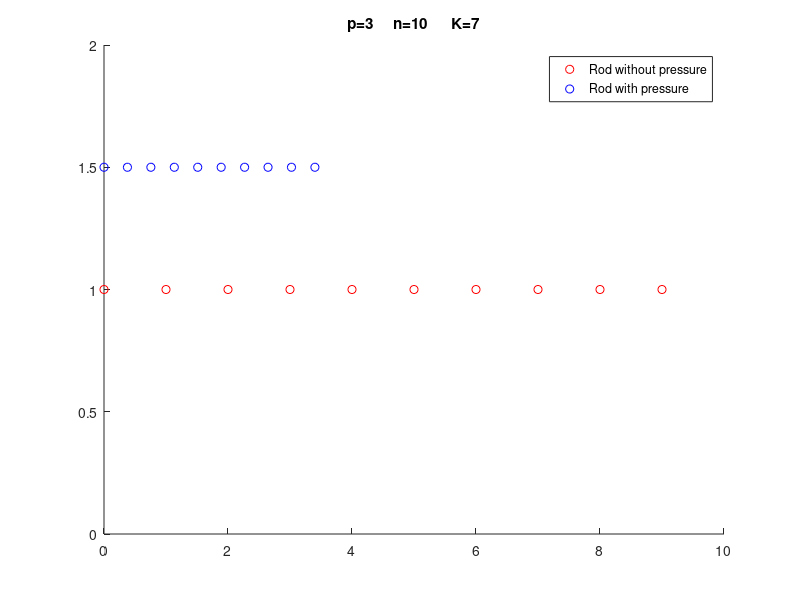
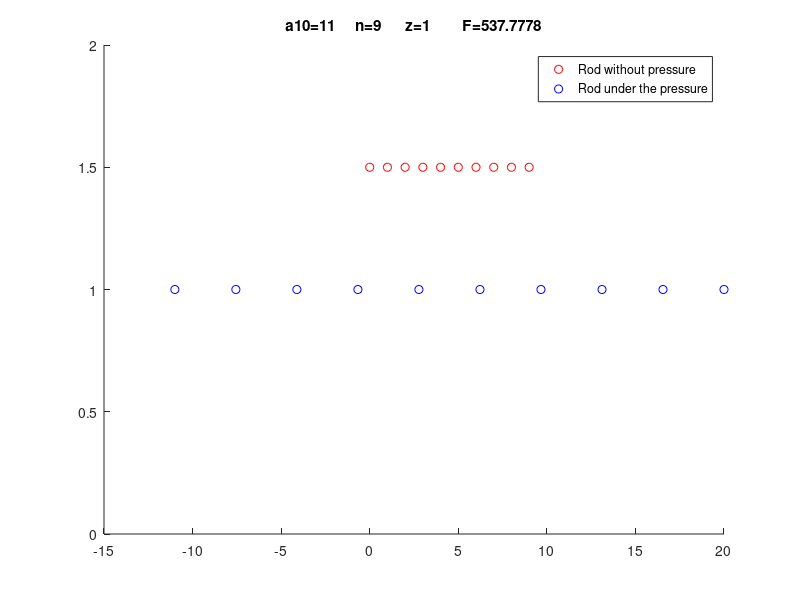
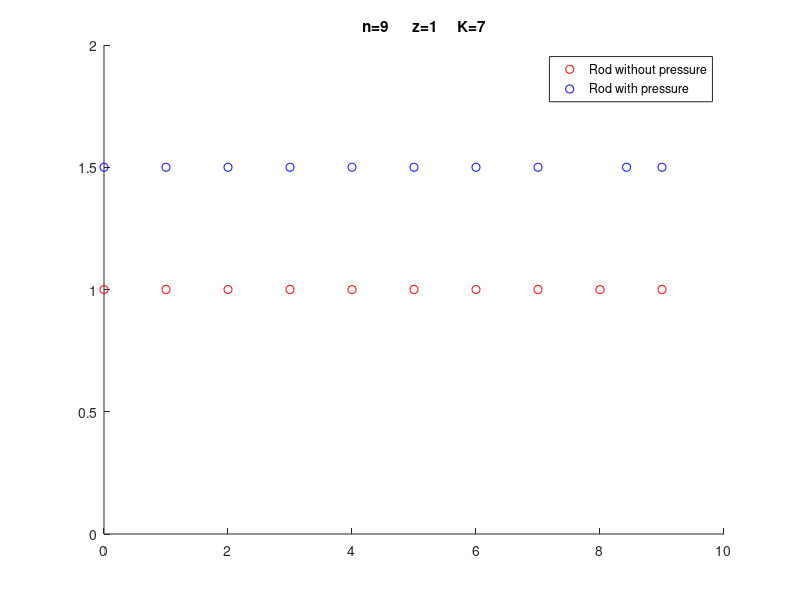

These charts were generated, in order, by the following MATLAB code: (Note: this script raises an error after producing the figures.)
%вычисление координат атомов в стержне при известном давлении на правый
%конец при закрепленном левом конце
clear
clc

n=10; % Число "атомов" в стержне
K=7; % модуль жесткости стержня

x=linspace(0,n-1, n);
u=zeros(1,n);
s=zeros(1,n);

p=3; % Давление на правый конец

s=s-p; % Формула 2.7 и 2.9 для 1D случая превращаются в однородность давления по всему стержню
u=1/(K)*s; %Формула 4.7 (в знаменателе 3 меняется на 1 т.к. размерность 1D)

x1=x.*sqrt(1+2*u); % Формула в начале стр.11

figure
title(['p=', num2str(p), '     n=', num2str(n), '      K=', num2str(K)])
hold on
plot(x, zeros(1,n)+1, 'ro')
plot(x1, zeros(1,n)+1.5, 'bo')
ylim([0 2])
legend('Rod without pressure','Rod with pressure')
%% горцы вычисление энергии
clc 
clear

a=rand(1,10); 
% a=[0.1 0.15 0.05 0.07 0.11 0.12 0.12 0.05 0.1 0.14];

K=4;

for i=1:numel(a)-1
    u(i)=a(i+1)-a(i);
end

f= K*u.*u;

F=sum(f)

%% задача про растяжение/сжатие стержня на определенную величину
clc 
clear

n=10; %Кол-во атомов в стержне
z=1;% Межатомное расстояние
K=10; %Коэф. жесткости
a10= 11; %Граничные условия (на сколько оттягиваем левый конец);
a1=-11; %Гр.усл. левый конец закреплен

a=zeros(1,n);
a(1)=a1;
a(10)=a10;

F= @(y)K*((y(2)-a(1))^2+(y(3)-y(2))^2+(y(4)-y(3))^2+(y(5)-y(4))^2+(y(6)-y(5))^2+(y(7)-y(6))^2+(y(8)-y(7))^2+(y(9)-y(8))^2+(a(10)-y(9))^2);
% F= @(y)K*((y(2)-y(1))^2+(y(3)-y(2))^2+(y(4)-y(3))^2+(y(5)-y(4))^2+(y(6)-y(5))^2+(y(7)-y(6))^2+(y(8)-y(7))^2+(y(9)-y(8))^2+(y(10)-y(9))^2);


[y, fmin]= fminunc(F,a);

for i=1:n
    x(i)=(i-1)*z+y(i);
    x1(i)=(i-1)*z;
end

figure
hold on
title(['a10=', num2str(a10), '     n=', num2str(n-1), '      z=', num2str(z), '        F=', num2str(fmin)])
plot(x1, zeros(1,n)+1.5, 'ro')
plot(x, zeros(1,n)+1, 'bo')
ylim([0 2])
legend('Rod without pressure','Rod under the pressure')

%% задача как в первой секции, только через горцев (не работает)
clc 
clear




n=10; %Кол-во атомов в стержне
u=zeros(1,n-1);
a=zeros(1, n);
z=1;% Межатомное расстояние
K=7; %Коэф. жесткости
p=3 % Давление на правый конец
a1=0; %Гр.усл. левый конец закреплен

u(n-1)= -p/K;


F= @(y)abs((y(2)-a(1))+(y(3)-y(2))+(y(4)-y(3))+(y(5)-y(4))+(y(6)-y(5))+(y(7)-y(6))+(y(8)-y(7))+(y(9)-y(8))+(u(n-1)));

%abs((y(2)-a(1))+(y(3)-y(2))+(y(4)-y(3))+(y(5)-y(4))+(y(6)-y(5))+(y(7)-y(6))+(y(8)-y(7))+(y(9)-y(8))+(u(n-1)))*
[y, fmin]= fminunc(F,a);

for i=1:n
    x(i)=(i-1)*z+y(i);
    x1(i)=(i-1)*z;
end

figure
hold on
title(['     n=', num2str(n-1), '      z=', num2str(z),'     K=', num2str(K)])
plot(x1, zeros(1,n)+1, 'ro')
plot(x, zeros(1,n)+1.5, 'bo')
ylim([0 2])
legend('Rod without pressure','Rod with pressure')



%% 1D
clc 
clear

n=10; %Кол-во атомов в стержне
z=1;% Межатомное расстояние
K=10; %Коэф. жесткости
a10= 0.2; %Граничные условия (на сколько оттягиваем левый конец);
a1=0; %Гр.усл. левый конец закреплен

a=zeros(1,n);
a(1)=a1;
a(10)=a10;


c11 = 1;
c12 = 0.5;
c44 = 0.5;

ax = linspace(a1,a10,n)

L = 10;
dx = L/n;

uxx0 = diff(ax)/dx


F_cub_2d_arr = @(c11,c12,c44,uxx,uyy,uxy)   1/2 * c11*(uxx.^2+uyy.^2)   + c12*(uxx.*uyy) + 2*c44*(uxy.^2);


F_cub_2d = @(c11,c12,c44,uxx,uyy,uxy) sum(sum(F_cub_2d_arr(c11,c12,c44,uxx,uyy,uxy)));

F_cub_2d_arr(c11,c12,c44,uxx0, uxx0*0, uxx0*0)

F_cub_2d(c11,c12,c44,uxx0, uxx0*0, uxx0*0)

%% Minimize it (1D)
N = 50;
dx = L/N;
a_arr_0 = linspace(0,1,N)
func_uxx = @(a_arr, dx) diff(a_arr)/dx;

optfunc = @(a_arr) F_cub_2d(c11,c12,c44,func_uxx(a_arr,dx), func_uxx(a_arr,dx)*0, func_uxx(a_arr,dx)*0);
checkfunc = @() fmincon(optfunc,a_arr_0,[],[],Aeq,beq, lb,ub,nonlcon,options);
%[a_arr1, fmin]= fminunc(optfunc,a_arr_0)

Aeq = zeros(N,N); Aeq(1,1) = 1; Aeq(N,N) = 1;
beq = zeros(N,1); beq(N) = 3;

lb = [];
ub = [];
nonlcon = [];

% options = optimoptions(@fmincon,'MaxFunctionEvaluations',20000000,'Algorithm', 'sqp','Display','iter', 'MaxIterations', 3000);
options = optimoptions(@fmincon,'MaxFunctionEvaluations',20000000, 'Algorithm', 'sqp', 'Display','iter', 'MaxIterations', 3000);

tic
[a_arr1, fmin]= fmincon(optfunc,a_arr_0,[],[],Aeq,beq, lb,ub,nonlcon,options)
toc

figure
hold on
grid on
title("N = " + N);
plot(a_arr1, "DisplayName", ['N = ' N]);
%% time/number dependence
numIt = 10;
N = zeros(1,numIt);
t = zeros(1,numIt);
for i=1:numIt
    N(i) = i*100;
    dx = L/N(i);
    a_arr_0 = linspace(0,1,N(i));
    func_uxx = @(a_arr, dx) diff(a_arr)/dx;
    optfunc = @(a_arr) F_cub_2d(c11,c12,c44,func_uxx(a_arr,dx), func_uxx(a_arr,dx)*0, func_uxx(a_arr,dx)*0);
    Aeq = zeros(N(i),N(i)); Aeq(1,1) = 1; Aeq(N(i),N(i)) = 1;
    beq = zeros(N(i),1); beq(N(i)) = 3;
    lb = [];
    ub = [];
    nonlcon = [];
    checkfunc = @() fmincon(optfunc,a_arr_0,[],[],Aeq,beq, lb,ub,nonlcon,options);
    options = optimoptions(@fmincon,'MaxFunctionEvaluations',20000000,'Algorithm', 'sqp', 'MaxIterations', 3000);
    t(i) = timeit(checkfunc);
end
figure
hold on
grid on
title("dependence of time on quantity");
xlabel("N", "Fontsize",18)
ylabel("t, second","Fontsize",18)

plot(N(1:end), t(1:end), "DisplayName", ['N = ' N]);
savefig(['C:\Users\User\Labs\Matlab\resilience\temedep.fig'])
%% 2D
clc 
clear

n=10; %Кол-во атомов в стержне
z=1;% Межатомное расстояние
K=10; %Коэф. жесткости
a10= 0.2; %Граничные условия (на сколько оттягиваем левый конец);
a1=0; %Гр.усл. левый конец закреплен

a = zeros(n, n, 2);
a(n, n, 1) = 3;
a(n, n, 2) = 3;
a
% a(1)=a1;
% a(10)=a10;


c11 = 1;
c12 = 0.5;
c44 = 0.5;


L = z*n;
dx = L/n;
dy = L/n;

uxx0 = diff(a(:, :, 1))/dx;
uyy0 = diff(a(:, :, 2))/dy;
uxy0 = 1/2 * (diff(a(:, :, 1))/dy + diff(a(:, :, 2))/dx);


F_cub_2d_arr = @(c11,c12,c44,uxx,uyy,uxy)   1/2 * c11*(uxx.^2+uyy.^2)   + c12*(uxx.*uyy) + 2*c44*(uxy.^2);


F_cub_2d = @(c11,c12,c44,uxx,uyy,uxy) sum(sum(F_cub_2d_arr(c11,c12,c44,uxx,uyy,uxy)));

a_arr_new = F_cub_2d_arr(c11,c12,c44,uxx0, uyy0, uxy0)

F = F_cub_2d(c11,c12,c44,uxx0, uyy0, uxy0)

%% !!!NEW!!! Minimize 
N = 10;
dx = L/N;
dy = L/N;
a_arr = zeros(N, N, 2);
a_arr_0 = reshape(a_arr, [1, 2*N*N]);

func_arr = @(a_arr, N) reshape(a_arr, [N, N, 2]);
func_uxx = @(a_arr, dx) diff(a_arr(:, 1:N-1, 1), 1, 1)/dx;
func_uyy = @(a_arr, dy) (diff(a_arr(1:N-1, :, 2), 1, 2)/dy);
func_uxy_x = @(a_arr, dx) diff(a_arr(:, 1:N-1, 2), 1, 1)/dx;
func_uxy_y = @(a_arr, dy) diff(a_arr(1:N-1, :, 1), 1, 2)/dy;
func_uxy = @(a_arr, dx, dy) 1/2 * (abs(func_uxy_x(a_arr, dx)) + abs(func_uxy_y(a_arr, dy)));

F_cub_2d = @(c11,c12,c44,uxx,uyy,uxy) sum(sum(1/2 * c11*(uxx.^2))) + sum(sum(1/2 * c11*(uyy.^2)))   + sum(sum(c12*(uxx.*uyy))) + sum(sum(2*c44*(uxy.^2)));

optfunc = @(a_arr) F_cub_2d(c11,c12,c44,func_uxx(func_arr(a_arr, N),dx), func_uyy(func_arr(a_arr, N), dy), func_uxy(func_arr(a_arr, N), dx, dy));


x = linspace(-1, 1, N);


Aeq = zeros(2*N*N,2*N*N);
for i=0:(N-1)
    Aeq(i*N+1,i*N+1) = 1;
    Aeq(N*N+i*N+1,N*N+i*N+1) = 1;
end

% Aeq(1,1) = 1; 
% Aeq(N*N+1,N*N+1) = 1;
% Aeq(N,N) = 1; 
% Aeq(N*N+N,N*N+N) = 1;
% % Aeq(N*(N-1)+1,N*(N-1)+1) = 1; 
% % Aeq(N*N+N*(N-1)+1,N*N+N*(N-1)+1) = 1;
% % Aeq(N*N,N*N) = 1; 
% % Aeq(2*N*N,2*N*N) = 1;



beq = zeros(2*N*N, 1);
for i=0:(N-1)
    beq(i*N+1, 1) = 0;
    beq(N*N+i*N+1, 1) = x(i+1);
end

% beq = zeros(2*N*N, 1); 
% beq(1, 1) = -7;
% beq(N, 1) = 7; 
% beq(N*(N-1)+1, 1) = 0;
% beq(N*N, 1) = 0;
% %Это не нужно, но я для себя написал Г.У. Можно закоментить.
% beq(N*N+N, 1) = 0; 
% beq(N*N+N*(N-1)+1, 1) = 0;
% beq(2*N*N, 1) = 0;
% Aeq

%x - смещение по ox вправо и влево. y - смещение по oy вверх и вниз
% for i=1:N
%     beq()
% end

lb = [];
ub = [];
nonlcon = [];

% options = optimoptions(@fmincon,'MaxFunctionEvaluations',20000000,'Algorithm', 'sqp','Display','iter', 'MaxIterations', 3000);
options = optimoptions(@fmincon,'MaxFunctionEvaluations',20000000, 'Algorithm', 'sqp', 'Display','iter', 'MaxIterations', 1000);
% 
tic
[a_arr1, fmin]= fmincon(optfunc,a_arr_0,[],[],Aeq,beq, [],[],[],options);
toc

a_arr1 = func_a_arr(a_arr1, N);
Cord=[]
for i=1:N
for j=1:N
Cord(i,j,1)=i+a_arr1(i,j,1);
Cord(i,j,2)=j+a_arr1(i,j,2);
end
end

figure
hold on
for i=1:N
for j=1:N
plot(Cord(i,j,1), Cord(i,j,2), 'ro');
end
end
% figure
% hold on
% grid on
% title("N = " + N);
% plot(a_arr1(:, :, 1), a_arr1(:, :, 2), "DisplayName", ['N = ' N]);


%% Test

a_arr = randi([0 10], 4, 4)
l = 1;
nd_arr=zeros(numel(a_arr(:,1)), numel(a_arr(1,:)));
switch l
    case 1
        d_arr = diff(a_arr, 1, 2);
        for i=1:numel(a_arr(:,1))
            for j=1:numel(a_arr(1,:))-1
                nd_arr(i,j)=nd_arr(i,j) + d_arr(i,j)/2;
                nd_arr(i,j+1) = nd_arr(i,j+1) + d_arr(i,j)/2;
            end
        end
    case 2
        d_arr = diff(a_arr, 1, 1);
        for j=1:numel(a_arr(1,:))
            for i=1:numel(a_arr(:,1))-1
                nd_arr(i,j)=nd_arr(i,j) + d_arr(i,j)/2;
                nd_arr(i+1,j) = nd_arr(i+1,j) + d_arr(i,j)/2;
            end
        end
end
diff(a_arr, 1, 2)
nd_arr

%% test gradient
a_arr = randi([0 10], 4, 4)
[grad_xx, grad_xy] = gradient(a_arr)

%% Domen 1D
clc 
clear

N=100; %Кол-во атомов в стержне

L = 1;

v_arr = rand(N, 1);

A = -0.7; %A<0
B = 0.3; %B>0
D = 0.001;


dx = L/N;

F_domen_cub_1d_arr = @(A, B, v)   A*(v.^2) + B*(v.^4);

F_domen_cub_1d = @(A, B, v) sum(F_domen_cub_1d_arr(A, B, v));

F_domen_gradient_1d_arr = @(D, dx,  v) D*(diff(v)/dx).^2;

F_domen_gradient_1d =  @(D, dx, v) sum(F_domen_gradient_1d_arr(D, dx, v));

domen_optfunc = @(v) F_domen_cub_1d(A, B,v) + F_domen_gradient_1d(D, dx, v);

options = optimoptions(@fmincon,'MaxFunctionEvaluations',20000000, 'Display','iter', 'MaxIterations', 200);

Aeq = zeros(N,1); Aeq(1,1) = 1; Aeq(N,N) = 1;
beq = zeros(N,1); beq(1) = 1.08; beq(N) = -1.08;
% 
% F = domen_optfunc(domen_arr)
% 
tic
[a_arr1, fmin]= fmincon(domen_optfunc,v_arr,[],[],Aeq,beq,[],[],[],options)
toc

xx = 1:1:N;

figure;
plot(xx, a_arr1);

%% Interaction 1D
clc 
clear

N=20; %Кол-во атомов в стержне

L = 1;
dx = L/N;

a=zeros(N, 1);

% v_arr = rand(N, 1);
v_arr = zeros(N, 1);

opt_arr = zeros(2*N, 1);
opt_arr(1:N, 1) = a;
opt_arr(N+1:end, 1) = v_arr;

c11 = 1;
c12 = 0.5;
c44 = 0.5;

A = -0.7; %A<0
B = 0.3; %B>0
D = 0.001;
E = 0.5;

uxx0 = zeros(N-1, 1);
uxx = @(a, dx) diff(a)/dx;


F_cub_1d_arr = @(c11,c12,c44,a, dx)   1/2*c11*(uxx(a, dx).^2);


F_cub_1d = @(c11,c12,c44,a,dx) sum(F_cub_1d_arr(c11,c12,c44,a,dx));
% 
% F_cub_1d_arr(c11,c12,c44,uxx0, uxx0*0, uxx0*0)
% 
% F_cub_1d(c11,c12,c44,uxx0, uxx0*0, uxx0*0)





F_domen_cub_1d_arr = @(A, B, v)   A*(v.^2) + B*(v.^4);

F_domen_cub_1d = @(A, B, v) sum(F_domen_cub_1d_arr(A, B, v));

F_domen_gradient_1d_arr = @(D, dx,  v) D*(diff(v)/dx).^2;

F_domen_gradient_1d =  @(D, dx, v) sum(F_domen_gradient_1d_arr(D, dx, v));

domen_optfunc = @(v) F_domen_cub_1d(A, B,v) + F_domen_gradient_1d(D, dx, v);

F_dependence_arr = @(E, v, a, dx) E*v.*uxx(a, dx);

F_dependence = @(E, v, a, dx) sum(F_dependence_arr(E, v, a, dx));

opt_func = @(arr) domen_optfunc(arr(N+1:end, 1)) + F_cub_1d(c11,c12,c44,arr(1:N, 1), dx) + F_dependence(E, arr(N+2:end, 1), arr(1:N, 1), dx);

options = optimoptions(@fmincon,'MaxFunctionEvaluations',20000000, 'Display','iter', 'MaxIterations', 1300, 'OutputFcn', @domen_plot);

Aeq = zeros(2*N,2*N); Aeq(1,1) = 1; Aeq(N,N) = 1; Aeq(N+1,N+1) = 1; Aeq(2*N,2*N) = 1;
beq = zeros(2*N,1); beq(1) = 0; beq(N) = 0.3; beq(N+1) = 1.08; beq(2*N) = -1.08;
% 
% F = domen_optfunc(domen_arr)
% 
figure;
tic
[a_arr1, fmin]= fmincon(opt_func,opt_arr,[],[],Aeq,beq,[],[],[],options)
toc

xx = 1:1:N;
% 

%%
xx_u = 1:1:N-1;
figure;
plot(xx, a_arr1(1:N, 1));
% figure;
% plot(xx, a_arr1(N+1:end, 1));
% figure;
% plot(xx_u, uxx(a_arr1(1:N, 1), dx))

%% Domen 2D
clc 
clear

N=5; %Кол-во атомов в стержне
z=1;% Межатомное расстояние

b_arr = rand(N, N, 2);
% b_arr = zeros(N, N, 2);
% b_arr(1, 1, 1) = 0.008;
% b_arr(1, 1, 2) = 0;
% b_arr = -1 + 2*rand(N, N, 2);
b_arr_0 = reshape(b_arr, [1, 2*N*N]);


Ax = -0.7; %A<0
Ay = -0.7; %A<0
Bx = 0.3; %B>0
By = 0.3; %B>0


L = z*N;
dx = L/N;
dy = L/N;



F_domen_cub_2d_arr = @(A, B, arr)   A*(arr.*arr) + B*(arr.*arr.*arr.*arr)


F_domen_cub_2d = @(A, B, arr) sum(sum(F_domen_cub_2d_arr(A, B, arr)));

b_arr_new = F_domen_cub_2d_arr(A, B, b_arr)

F = F_domen_cub_2d(A, B, b_arr)

domen_optfunc = @(arr) F_domen_cub_2d(A, B, arr);

options = optimoptions(@fmincon,'MaxFunctionEvaluations',20000000, 'Display','iter', 'MaxIterations', 3000);
% 
tic
[a_arr1, fmin]= fmincon(domen_optfunc,b_arr_0,[],[],[],[],[],[],[],options)
toc
arr_itog = reshape(a_arr1, N, N, 2)

% Очень странно работает. При начальном нуле не работает. При разных
% начальных значениях может выдавать различные доменные варианты.
% (Странности при 1, 2, 5, 0.002, 0.008



%% Interaction 3D
clc 
clear

N=7; %Кол-во атомов в стержне

elastic_arr = zeros(N, N, N, 3);
% dom_arr = rand(N, N, N, 3);
dom_arr = zeros(N, N, N, 3);
work_arr = zeros(N, N, N, 6);
work_arr(:, :, :, 1:3) = elastic_arr;
work_arr(:, :, :, 4:6) = dom_arr;

opt_arr = reshape(work_arr, [1, 6*N*N*N]);

L = 1;
dx = L/N;
dy = L/N;
dz = L/N;

% Constants for elastic-elastic
c11 = 27.5;
c12 = 17.9;
c44 = 5.43;

% Constants for diff polarization-polarization
G11 = 51;
G14 = 0;
G44 = 2;

% Constant for polarization
a1 = -3.712;
a11 = 6.079;
a12 = 1.303;
a111 = 1.294;
a112 = -1.95;
a123 = -2.5;
a1111 = 3.863;
a1112 = 2.529;
a1122 = 1.637;
a1123 = 1.367;

% Constants for elastic-polarization
q11 = 14.2;
q12 = -0.74;
q44 = 1.57;

energy_domen_3d = @(domen_arr) sum(sum(sum( ...
    domen_arr_3d(a1, a11, a12, a111, a112, a123, a1111, a1112, a1122, ...
    a1123, domen_arr(:, :, :, 1), domen_arr(:, :, :, 2), ...
    domen_arr(:, :, :, 3)))));

energy_elasticity_3d = @(a_arr) sum(sum(sum(elasticity_arr_3d(c11,c12,c44,...
    func_u_3d(func_arr_3d(a_arr, N), 1, 1, dx, dx), ...
    func_u_3d(func_arr_3d(a_arr, N), 2, 2, dy, dy), ...
    func_u_3d(func_arr_3d(a_arr, N), 3, 3, dz, dz), ...
    func_u_3d(func_arr_3d(a_arr, N), 1, 2, dx, dy), ...
    func_u_3d(func_arr_3d(a_arr, N), 2, 3, dy, dz), ...
    func_u_3d(func_arr_3d(a_arr, N), 1, 3, dx, dz)...
    ))));

energy_interaction_3d = @(a_arr, domen_arr) sum(sum(sum(interaction_arr_3d(q11, q12, q44, ...
    func_u_3d(a_arr, 1, 1, dx, dx), ...
    func_u_3d(a_arr, 2, 2, dy, dy), ...
    func_u_3d(a_arr, 3, 3, dz, dz), ...
    func_u_3d(a_arr, 1, 2, dx, dy), ...
    func_u_3d(a_arr, 2, 3, dy, dz), ...
    func_u_3d(a_arr, 1, 3, dx, dz), ...
    domen_arr(:, :, :, 1), domen_arr(:, :, :, 2), domen_arr(:, :, :, 3) ...
    ))));

energy_domen_gradient_3d = @(domen_arr) sum(sum(sum(domen_gradient_arr_3d(G11, G14, G44, ...
    domen_diff_3d(domen_arr(:, :, :, 1), 1, dx), ...
    domen_diff_3d(domen_arr(:, :, :, 2), 2, dx), ...
    domen_diff_3d(domen_arr(:, :, :, 3), 3, dx), ...
    domen_diff_3d(domen_arr(:, :, :, 1), 2, dx), ...
    domen_diff_3d(domen_arr(:, :, :, 2), 1, dx), ...
    domen_diff_3d(domen_arr(:, :, :, 2), 3, dx), ...
    domen_diff_3d(domen_arr(:, :, :, 3), 2, dx), ...
    domen_diff_3d(domen_arr(:, :, :, 3), 1, dx), ...
    domen_diff_3d(domen_arr(:, :, :, 1), 3, dx) ...
    ))));

optfunc = @(a_arr) energy_elasticity_3d(func_arr_3d(a_arr(1:numel(a_arr)/2), N)) ... 
    + energy_domen_3d(func_arr_3d(a_arr(numel(a_arr)/2+1:end), N)) ...
    + energy_interaction_3d(func_arr_3d(a_arr(1:numel(a_arr)/2), N), ...
                            func_arr_3d(a_arr(numel(a_arr)/2+1:end), N)) ...
    + energy_domen_gradient_3d(func_arr_3d(a_arr(numel(a_arr)/2+1:end), N));

% Set the boundary conditions
Aeq = zeros(6*N*N*N,6*N*N*N);
beq = zeros(6*N*N*N, 1);

% % Corners of the lower face (only elastic)
% % Points on axe x
% Aeq(1, 1) = 1; Aeq(N, N) = 1;
% Aeq(N*(N-1)+1, N*(N-1)+1) = 1; Aeq(N*N, N*N) = 1;
% % Points on axe y
% Aeq(N*N*N+1, N*N*N+1) = 1; Aeq(N*N*N+N, N*N*N+N) = 1;
% Aeq(N*N*N+N*(N-1)+1, N*N*N+N*(N-1)+1) = 1; Aeq(N*N*N+N*N, N*N*N+N*N) = 1;
% % Points on axe z
% Aeq(2*N*N*N+1, 2*N*N*N+1) = 1; Aeq(2*N*N*N+N, 2*N*N*N+N) = 1;
% Aeq(2*N*N*N+N*(N-1)+1, 2*N*N*N+N*(N-1)+1) = 1; Aeq(2*N*N*N+N*N, 2*N*N*N+N*N) = 1;
% 
% beq(1, 1) = -0.5; beq(N, 1) = 0.5; beq(N*(N-1)+1, 1) = -0.5; beq(N*N) = 0.5; 
% beq(N*N*N+1, 1) = -0.5; beq(N*N*N+N, 1) = -0.5; beq(N*N*N+N*(N-1)+1, 1) = 0.5; beq(N*N*N+N*N) = 0.5; 
% beq(2*N*N*N+1, 1) = 0; beq(2*N*N*N+N, 1) = 0; beq(2*N*N*N+N*(N-1)+1, 1) = 0; beq(2*N*N*N+N*N) = 0;

% All lower face
% Corners on axe x
Aeq(1, 1) = 1; Aeq(N, N) = 1;
Aeq(N*(N-1)+1, N*(N-1)+1) = 1; Aeq(N*N, N*N) = 1;
% Corners on axe y
Aeq(N*N*N+1, N*N*N+1) = 1; Aeq(N*N*N+N, N*N*N+N) = 1;
Aeq(N*N*N+N*(N-1)+1, N*N*N+N*(N-1)+1) = 1; Aeq(N*N*N+N*N, N*N*N+N*N) = 1;
% Points on axe z (all lower face)
for i = 1:N*N
    Aeq(2*N*N*N+i, 2*N*N*N+i) = 1;
end

beq(1, 1) = -0.5; beq(N, 1) = 0.5; beq(N*(N-1)+1, 1) = -0.5; beq(N*N) = 0.5; 
beq(N*N*N+1, 1) = -0.5; beq(N*N*N+N, 1) = -0.5; beq(N*N*N+N*(N-1)+1, 1) = 0.5; beq(N*N*N+N*N) = 0.5; 
for i = 1:N*N
    beq(2*N*N*N+i, 1) = 0;
end
 




% options = optimoptions(@fmincon, 'Algorithm', 'sqp','Display','iter', 'MaxFunctionEvaluations', 10^7, 'MaxIterations', 10^3, 'UseParallel', true);
% options = optimoptions(@fmincon,'Algorithm', 'sqp','Display','iter', 'MaxIterations', 1000);
options = optimoptions(@fmincon, 'MaxFunctionEvaluations',20000000, 'Display','iter', 'MaxIterations', 100, 'Algorithm', 'interior-point');

% 
tic
[a_arr1, fmin1]= fmincon(optfunc,work_arr,[],[],Aeq,beq, [],[],[],options);
toc

%% Draw 3D
value_arr_x = zeros(N, N, N);
value_arr_y = zeros(N, N, N);
value_arr_z = zeros(N, N, N);
value_arr_domen_x = zeros(N, N, N);
value_arr_domen_y = zeros(N, N, N);
value_arr_domen_z = zeros(N, N, N);
for i = 1:N
    value_arr_x(i, :, :) = a_arr1(i, :, :, 1) + i-1;
    value_arr_y(:, i, :) = a_arr1(:, i, :, 2) + i-1;
    value_arr_z(:, :, i) = a_arr1(:, :, i, 3) + i-1;
    value_arr_domen_x(i, :, :) = a_arr1(i, :, :, 4);
    value_arr_domen_y(:, i, :) = a_arr1(:, i, :, 5);
    value_arr_domen_z(:, :, i) = a_arr1(:, i, :, 6);
end
n = 0;
figure;
hold on;
xlabel('X');
ylabel('Y');
zlabel('Z');

for i = 1:numel(value_arr_x(:, 1, 1))
    for j = 1:numel(value_arr_x(1, :, 1))
        for k = 1:numel(value_arr_x(1, 1, :))
            n = n+1;
            plot3(value_arr_x(i, j, k), value_arr_y(i, j, k), value_arr_z(i, j, k), 'o');
            quiver3(value_arr_x(i, j, k), value_arr_y(i, j, k), value_arr_z(i, j, k), ...
                value_arr_domen_x(i, j, k), value_arr_domen_y(i, j, k), value_arr_domen_z(i, j, k), 0.2);
%             plot3(value_arr_x(i, j, 1), value_arr_y(i, j, 1), value_arr_z(i, j, 1), 'o');
        end
    end
end
hold off;
%%
% f_uxx = func_u_xx(b_arr, dx);
% f_uyy = func_u_yy(b_arr, dy);
% f_uxy = func_u_xy(b_arr, dx, dy);
% 
% f_array = 1/2 * c11*(f_uxx.^2+f_uyy.^2)   + c12*(f_uxx.*f_uyy) + 2*c44*(f_uxy.^2);


test_arr = randi(5, 3, 3, 3, 3);

%%
N = 3;
% a = flip(test_arr, 3);
u_xy_0 = diff(test_arr(:,:,:,1), 1, 2);
u_yx_0 = diff(test_arr(:,:,:,2), 1, 1);
u_xy = func_u_3d(test_arr, 1, 2, 1, 1);

%%
function array = func_u_xx(a_arr, dx)
    array = zeros(numel(a_arr(:, 1, 1)), numel(a_arr(1, :, 1)));
    array(1:numel(a_arr(:, 1, 1))-1, :) = diff(a_arr(:, :, 1), 1, 1)/dx;
end

function array = func_u_yy(a_arr, dy)
    array = zeros(numel(a_arr(:, 1, 1)), numel(a_arr(1, :, 1)));
    array(:, 1:numel(a_arr(1, :, 1))-1) = diff(a_arr(:, :, 2), 1, 2)/dy;
end

function array = func_u_xy(a_arr, dx, dy)
    array = zeros(numel(a_arr(:, 1, 1)), numel(a_arr(1, :, 1)));
    array(:, 1:numel(a_arr(1, :, 1))-1) = array(:, 1:numel(a_arr(1, :, 1))-1) + diff(a_arr(:, :, 1), 1, 2)/dx;
    array(1:numel(a_arr(1, :, 1))-1, :) = array(1:numel(a_arr(1, :, 1))-1, :) + diff(a_arr(:, :, 2), 1, 1)/dy;
end

function array = elasticity_arr(c11,c12,c44,uxx,uyy,uxy)
    array = 1/2 * c11*(uxx.^2+uyy.^2)   + c12*(uxx.*uyy) + 2*c44*(uxy.^2);
end

function array = func_a_arr(a_arr, N)
    array = reshape(a_arr, [N, N, 2]);
end

function stop = domen_plot(arr, value, state)
    num = numel(arr)/2;
    xx = 1:1:num;
    subplot(1, 2, 1)
    plot(xx, arr(1:num, 1));
    subplot(1, 2, 2)
    plot(xx, arr(num+1:end, 1));
    drawnow;
    stop = false;
end

function array = func_arr_3d(a_arr, N)
    array = reshape(a_arr, [N, N, N, 3]);
end

function array = domen_arr_3d(a1, a11, a12, a111, a112, a123, a1111, a1112, a1122, a1123, p1, p2, p3)
    array = a1*(p1.^2 + p2.^2 + p3.^2) ...
          + a11*(p1.^4 + p2.^4 + p3.^4) ...
          + a12*(p1.*p2 + p2.*p3 + p1.*p3) ...
          + a111*(p1.^6 + p2.^6 + p3.^6) ...
          + a112*(p1.^4.*(p2.^2 + p3.^2) + p2.^4.*(p1.^2 + p3.^2) + p3.^4.*(p1.^2 + p2.^2)) ...
          + a123*(p1.^2.*p2.^2.*p3.^2) ...
          + a1111*(p1.^8 + p2.*8 + p3.*8) ...
          + a1112*(p1.^6.*(p2.^2 + p3.^2) + p2.^6.*(p1.^2 + p3.^2) + p3.^6.*(p1.^2 + p2.^2)) ...
          + a1122*(p1.^4.*p2.^4 + p2.^4.*p3.^4 + p1.^4.*p3.^4) ...
          + a1123*(p1.^4.*p2.^2.*p3.^2 + p1.^2.*p2.^4.*p3.^2 + p1.^2.*p2.^2.*p3.^4);
end

function array = func_u_3d(a_arr, index1, index2, d1, d2)
    num_x = numel(a_arr(:, 1, 1, 1));
    num_y = numel(a_arr(1, :, 1, 1));
    num_z = numel(a_arr(1, 1, :, 1));
    array = zeros(num_x, num_y, num_z);
    a = a_arr(:, :, :, index1);
    for i=1:(index2-1)
        a = permute(a, [2 3 1]);
    end
    array(1:(numel(array(:, 1, 1))-1), :, :) = array(1:(numel(array(:, 1, 1))-1), :, :)...
        + diff(a(:, :, :), 1, 1)/d2;
    for i=1:(4-index2)
        array = permute(array, [2 3 1]);
    end
    if index1 ~= index2
        a = a_arr(:, :, :, index2);
        for i=1:(index1-1)
            a = permute(a, [2 3 1]);
            array = permute(array, [2 3 1]);
        end
        array(1:(numel(array(:, 1, 1))-1), :, :) = array(1:(numel(array(:, 1, 1))-1), :, :)...
            + diff(a(:, :, :), 1, 1)/d1;
        for i=1:(4-index1)
            array = permute(array, [2 3 1]);
        end
    end
end

function array = elasticity_arr_3d(c11,c12,c44,u11,u22,u33, u12, u23, u13)
    array = 1/2 * c11*(u11.^2 + u22.^2 + u33.^2) ...
    + c12*(u11.*u22 + u22.*u33 + u11.*u33) ...
    + 2*c44*(u12.^2 + u23.^2 + u13.^2);
end

function array = interaction_arr_3d(q11, q12, q44, u11, u22, u33, u12, u23, u13, p1, p2, p3)
    array = -q11*(u11.*p1.^2 + u22.*p2.^2 + u33.*p3.^2)...
        -q12*(u11.*(p2.^2+p3.^2) + u22.*(p1.^2+p3.^2) + u33.*(p1.^2+p2.^2))...
        -2*q44*(u12.*p1.*p2 + u23.*p2.*p3 + u13.*p1.*p3);
end

function array = domen_diff_3d(p, index, d)
    num_x = numel(p(:, 1, 1));
    num_y = numel(p(1, :, 1));
    num_z = numel(p(1, 1, :));
    array = zeros(num_x, num_y, num_z);
    a = p;
    for i=1:(index-1)
        a = permute(a, [2 3 1]);
    end
    array(1:(numel(array(:, 1, 1))-1), :, :) = array(1:(numel(array(:, 1, 1))-1), :, :)...
        + diff(a(:, :, :), 1, 1)/d;
    for i=1:(4-index)
        array = permute(array, [2 3 1]);
    end
end

function array = domen_gradient_arr_3d(G11, G14, G44, p11, p22, p33, p12, p21, p23, p32, p31, p13)
    array = 1/2*G11*(p11.^2 + p22.^2 + p33.^2) ...
        + G14*(p11.*p22 + p22.*p33 + p11.*p33) ...
        + G44*(p12.^2 + p21.^2 + p23.^2 + p32.^2 + p31.^2 + p13.^2);
end

% function value_energy = energy()
% 
% end
% 
% function value_energy = func_for_optimization()
% 
% end

%% Comments for the next time
% Рассмотреть оптимизацию функции domen_diff_3d 
% Возможно, выгоднее по времени выполнения, создать отдельные функции для
% каждого направления дифференцирования.
% Аналогично рассмотреть func_u_3d.
% Аналогичным решением может быть более эффективная общая функция
% дифференцирования.

% Убрать повторяемость разбиения первоначального 1D массива на доменный и
% упругий 3D/4D массивы. Возможно решение через создание дополнительной
% функции, вызываемой через анонимную с передачей в неё всех необходимых
% параметров.

% Посмотреть, можно ли где-то убрать повторяемые "дорогие" действия.
% Проверить возможность ускорения засчёт увеличения требуемой памяти
% (Перед этим каким-либо образом убедиться, что программа будет продолжать
% работать при больших матрицах с этими затратами по памяти)

% Изучить large-scale алгоритмы для оптимизации начальных измерений и
% добивки необходимой точности 


























